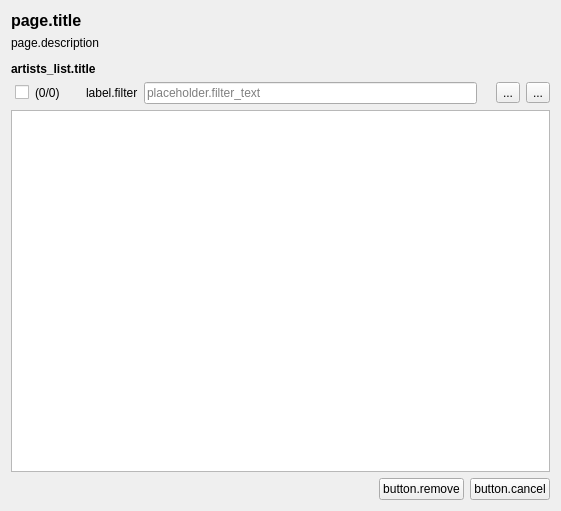
<?xml version="1.0" encoding="UTF-8"?>
<ui version="4.0">
 <class>AdditionalArtistsDetailsCacheEditor</class>
 <widget class="QWidget" name="AdditionalArtistsDetailsCacheEditor">
  <property name="geometry">
   <rect>
    <x>0</x>
    <y>0</y>
    <width>561</width>
    <height>511</height>
   </rect>
  </property>
  <property name="minimumSize">
   <size>
    <width>500</width>
    <height>500</height>
   </size>
  </property>
  <property name="windowTitle">
   <string>window.title</string>
  </property>
  <layout class="QVBoxLayout" name="verticalLayout">
   <item>
    <widget class="QLabel" name="page_title">
     <property name="font">
      <font>
       <pointsize>12</pointsize>
       <bold>true</bold>
      </font>
     </property>
     <property name="text">
      <string>page.title</string>
     </property>
    </widget>
   </item>
   <item>
    <widget class="QLabel" name="format_description">
     <property name="sizePolicy">
      <sizepolicy hsizetype="Preferred" vsizetype="Minimum">
       <horstretch>0</horstretch>
       <verstretch>0</verstretch>
      </sizepolicy>
     </property>
     <property name="text">
      <string>page.description</string>
     </property>
     <property name="textFormat">
      <enum>Qt::TextFormat::MarkdownText</enum>
     </property>
     <property name="wordWrap">
      <bool>true</bool>
     </property>
    </widget>
   </item>
   <item>
    <spacer name="verticalSpacer">
     <property name="orientation">
      <enum>Qt::Orientation::Vertical</enum>
     </property>
     <property name="sizeType">
      <enum>QSizePolicy::Policy::Fixed</enum>
     </property>
     <property name="sizeHint" stdset="0">
      <size>
       <width>20</width>
       <height>6</height>
      </size>
     </property>
    </spacer>
   </item>
   <item>
    <widget class="QLabel" name="artists_list_title">
     <property name="font">
      <font>
       <bold>true</bold>
      </font>
     </property>
     <property name="text">
      <string>artists_list.title</string>
     </property>
    </widget>
   </item>
   <item>
    <layout class="QHBoxLayout" name="horizontalLayout">
     <property name="topMargin">
      <number>0</number>
     </property>
     <item>
      <spacer name="horizontalSpacer_3">
       <property name="orientation">
        <enum>Qt::Orientation::Horizontal</enum>
       </property>
       <property name="sizeType">
        <enum>QSizePolicy::Policy::Fixed</enum>
       </property>
       <property name="sizeHint" stdset="0">
        <size>
         <width>4</width>
         <height>20</height>
        </size>
       </property>
      </spacer>
     </item>
     <item>
      <widget class="QCheckBox" name="cb_select_all">
       <property name="text">
        <string/>
       </property>
       <property name="tristate">
        <bool>true</bool>
       </property>
      </widget>
     </item>
     <item>
      <widget class="QLabel" name="checked_count_label">
       <property name="text">
        <string>(0/0)</string>
       </property>
      </widget>
     </item>
     <item>
      <spacer name="horizontalSpacer">
       <property name="orientation">
        <enum>Qt::Orientation::Horizontal</enum>
       </property>
       <property name="sizeType">
        <enum>QSizePolicy::Policy::Fixed</enum>
       </property>
       <property name="sizeHint" stdset="0">
        <size>
         <width>20</width>
         <height>20</height>
        </size>
       </property>
      </spacer>
     </item>
     <item>
      <widget class="QLabel" name="filter_label">
       <property name="text">
        <string>label.filter</string>
       </property>
      </widget>
     </item>
     <item>
      <widget class="QLineEdit" name="filter_text">
       <property name="toolTip">
        <string>tooltip.filter_text</string>
       </property>
       <property name="placeholderText">
        <string>placeholder.filter_text</string>
       </property>
       <property name="clearButtonEnabled">
        <bool>true</bool>
       </property>
      </widget>
     </item>
     <item>
      <widget class="QLabel" name="filter_status_label">
       <property name="text">
        <string/>
       </property>
      </widget>
     </item>
     <item>
      <widget class="QToolButton" name="b_filter_previous">
       <property name="toolTip">
        <string>tooltip.filter_previous</string>
       </property>
       <property name="text">
        <string>...</string>
       </property>
      </widget>
     </item>
     <item>
      <widget class="QToolButton" name="b_filter_next">
       <property name="toolTip">
        <string>tooltip.filter_next</string>
       </property>
       <property name="text">
        <string>...</string>
       </property>
      </widget>
     </item>
    </layout>
   </item>
   <item>
    <widget class="QListWidget" name="listWidget">
     <property name="selectionMode">
      <enum>QAbstractItemView::SelectionMode::SingleSelection</enum>
     </property>
     <property name="supportedDragActions">
      <set>Qt::DropAction::IgnoreAction</set>
     </property>
    </widget>
   </item>
   <item>
    <layout class="QHBoxLayout" name="horizontalLayout_2">
     <property name="topMargin">
      <number>0</number>
     </property>
     <item>
      <spacer name="horizontalSpacer_2">
       <property name="orientation">
        <enum>Qt::Orientation::Horizontal</enum>
       </property>
       <property name="sizeHint" stdset="0">
        <size>
         <width>40</width>
         <height>20</height>
        </size>
       </property>
      </spacer>
     </item>
     <item>
      <widget class="QPushButton" name="b_remove">
       <property name="toolTip">
        <string>tooltip.button.remove</string>
       </property>
       <property name="text">
        <string>button.remove</string>
       </property>
      </widget>
     </item>
     <item>
      <widget class="QPushButton" name="b_cancel">
       <property name="toolTip">
        <string>tooltip.button.cancel</string>
       </property>
       <property name="text">
        <string>button.cancel</string>
       </property>
      </widget>
     </item>
    </layout>
   </item>
  </layout>
 </widget>
 <tabstops>
  <tabstop>b_cancel</tabstop>
  <tabstop>cb_select_all</tabstop>
  <tabstop>filter_text</tabstop>
  <tabstop>b_filter_previous</tabstop>
  <tabstop>b_filter_next</tabstop>
  <tabstop>b_remove</tabstop>
  <tabstop>listWidget</tabstop>
 </tabstops>
 <resources/>
 <connections/>
</ui>
